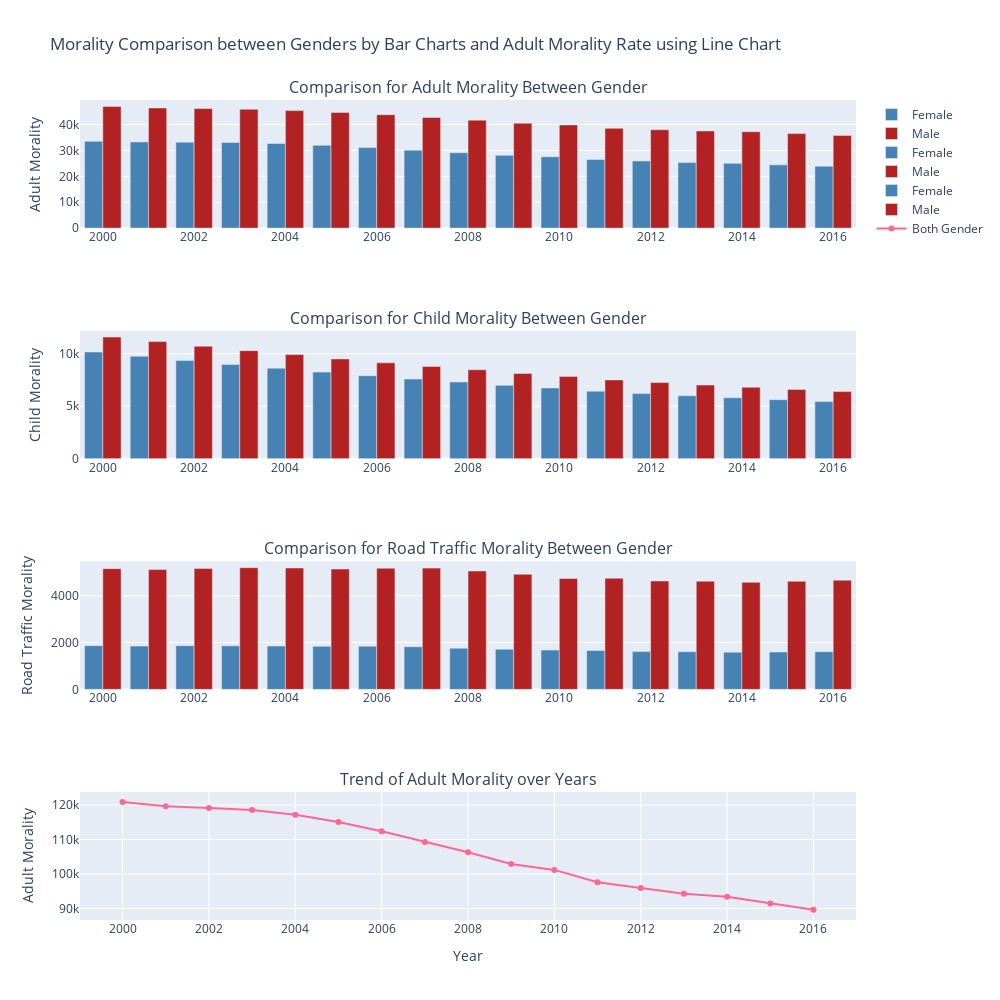

Notebook code for this chart:
### Markdown cell above
Bar charts comparing the Adult morality and all the possible causes over years.

### Code cell
import plotly.graph_objs as go
from plotly.subplots import make_subplots


df_adult_male = df_adult[df_adult['Gender'] == 'Male'].groupby('Period')['NumericValue'].sum()
df_adult_female = df_adult[df_adult['Gender'] == 'Female'].groupby('Period')['NumericValue'].sum()
df_child_male = df_child[df_child['Gender'] == 'Male'].groupby('Period')['NumericValue'].sum()
df_child_female = df_child[df_child['Gender'] == 'Female'].groupby('Period')['NumericValue'].sum()
df_road_male = df_road[df_road['Gender'] == 'Male'].groupby('Period')['NumericValue'].sum()
df_road_female = df_road[df_road['Gender'] == 'Female'].groupby('Period')['NumericValue'].sum()
df_line = df_adult.groupby('Period')['NumericValue'].sum()

colors = ['steelblue','firebrick']


trace1 = go.Bar(
    x=df_adult_female.index,
    y=df_adult_female.values,
    name='Female',
    marker_color=colors[0]
)

trace2 = go.Bar(
    x=df_adult_male.index,
    y=df_adult_male.values,
    name='Male',
    marker_color=colors[1]
)

trace3 = go.Bar(
    x=df_child_female.index,
    y=df_child_female.values,
    name='Female',
    marker_color=colors[0]
)

trace4 = go.Bar(
    x=df_child_male.index,
    y=df_child_male.values,
    name='Male',
    marker_color=colors[1]
)

trace5 = go.Bar(
    x=df_road_female.index,
    y=df_road_female.values,
    name='Female',
    marker_color=colors[0]
)

trace6 = go.Bar(
    x=df_road_male.index,
    y=df_road_male.values,
    name='Male',
    marker_color=colors[1]
)

trace7 = go.Scatter(
    x=df_line.index,
    y=df_line.values,
    name='Both Gender')


fig_1 = make_subplots(rows=4, cols=1,
                          subplot_titles=('Comparison for Adult Morality Between Gender', 
                                          'Comparison for Child Morality Between Gender',
                                          'Comparison for Road Traffic Morality Between Gender',
                                         'Trend of Adult Morality over Years'))


fig_1.append_trace(trace1, 1,1)
fig_1.append_trace(trace2, 1,1)
fig_1.append_trace(trace3, 2, 1)
fig_1.append_trace(trace4,2,1)
fig_1.append_trace(trace5,3,1)
fig_1.append_trace(trace6,3,1)
fig_1.append_trace(trace7,4,1)


# fig.update_xaxes(title_text="Year", row=1, col=1)
# fig.update_xaxes(title_text="Year", row=2, col=1)
# fig.update_xaxes(title_text="Year", row=3, col=1)
fig_1.update_xaxes(title_text="Year", row=4, col=1)

fig_1.update_yaxes(title_text="Adult Morality", row=1, col=1)
fig_1.update_yaxes(title_text="Child Morality", row=2, col=1)
fig_1.update_yaxes(title_text="Road Traffic Morality", row=3, col=1)
fig_1.update_yaxes(title_text="Adult Morality", row=4, col=1)

fig_1.update_layout(title = 'Morality Comparison between Genders by Bar Charts and Adult Morality Rate using Line Chart',
                    height = 1000,width=1000)


fig_1.show()

### Figure 1 — Plotly figure (JSON) as saved in the notebook; plotly's stock layout.template omitted (floating-point values rounded to 4 significant figures)
{"data": [{"marker": {"color": "steelblue"}, "name": "Female", "type": "bar", "x": [2000, 2001, 2002, 2003, 2004, 2005, 2006, 2007, 2008, 2009, 2010, 2011, 2012, 2013, 2014, 2015, 2016], "xaxis": "x", "y": [33510.0, 33310.0, 33190.0, 33110.0, 32690.0, 31990.0, 31100.0, 30110.0, 29140.0, 28110.0, 27580.0, 26520.0, 25940.0, 25310.0, 25020.0, 24430.0, 23910.0], "yaxis": "y"}, {"marker": {"color": "firebrick"}, "name": "Male", "type": "bar", "x": [2000, 2001, 2002, 2003, 2004, 2005, 2006, 2007, 2008, 2009, 2010, 2011, 2012, 2013, 2014, 2015, 2016], "xaxis": "x", "y": [47020.0, 46410.0, 46200.0, 45920.0, 45390.0, 44670.0, 43800.0, 42740.0, 41710.0, 40500.0, 39870.0, 38550.0, 38020.0, 37540.0, 37240.0, 36510.0, 35830.0], "yaxis": "y"}, {"marker": {"color": "steelblue"}, "name": "Female", "type": "bar", "x": [2000, 2001, 2002, 2003, 2004, 2005, 2006, 2007, 2008, 2009, 2010, 2011, 2012, 2013, 2014, 2015, 2016], "xaxis": "x2", "y": [10160.0, 9758.0, 9362.0, 8970.0, 8624.0, 8249.0, 7907.0, 7585.0, 7308.0, 6991.0, 6739.0, 6433.0, 6205.0, 5993.0, 5808.0, 5625.0, 5440.0], "yaxis": "y2"}, {"marker": {"color": "firebrick"}, "name": "Male", "type": "bar", "x": [2000, 2001, 2002, 2003, 2004, 2005, 2006, 2007, 2008, 2009, 2010, 2011, 2012, 2013, 2014, 2015, 2016], "xaxis": "x2", "y": [11590.0, 11150.0, 10720.0, 10290.0, 9913.0, 9505.0, 9130.0, 8777.0, 8470.0, 8121.0, 7840.0, 7505.0, 7252.0, 7015.0, 6806.0, 6601.0, 6395.0], "yaxis": "y2"}, {"marker": {"color": "steelblue"}, "name": "Female", "type": "bar", "x": [2000, 2001, 2002, 2003, 2004, 2005, 2006, 2007, 2008, 2009, 2010, 2011, 2012, 2013, 2014, 2015, 2016], "xaxis": "x3", "y": [1869.0, 1849.0, 1867.0, 1859.0, 1853.0, 1840.0, 1845.0, 1822.0, 1756.0, 1716.0, 1678.0, 1660.0, 1613.0, 1608.0, 1588.0, 1599.0, 1608.0], "yaxis": "y3"}, {"marker": {"color": "firebrick"}, "name": "Male", "type": "bar", "x": [2000, 2001, 2002, 2003, 2004, 2005, 2006, 2007, 2008, 2009, 2010, 2011, 2012, 2013, 2014, 2015, 2016], "xaxis": "x3", "y": [5157.0, 5120.0, 5160.0, 5200.0, 5187.0, 5142.0, 5176.0, 5181.0, 5058.0, 4918.0, 4739.0, 4749.0, 4631.0, 4622.0, 4573.0, 4618.0, 4667.0], "yaxis": "y3"}, {"name": "Both Gender", "type": "scatter", "x": [2000, 2001, 2002, 2003, 2004, 2005, 2006, 2007, 2008, 2009, 2010, 2011, 2012, 2013, 2014, 2015, 2016], "xaxis": "x4", "y": [120900.0, 119600.0, 119100.0, 118600.0, 117200.0, 115000.0, 112400.0, 109300.0, 106300.0, 102900.0, 101200.0, 97610.0, 95970.0, 94300.0, 93420.0, 91430.0, 89630.0], "yaxis": "y4"}], "layout": {"annotations": [{"font": {"size": 16}, "showarrow": false, "text": "Comparison for Adult Morality Between Gender", "x": 0.5, "xanchor": "center", "xref": "paper", "y": 1, "yanchor": "bottom", "yref": "paper"}, {"font": {"size": 16}, "showarrow": false, "text": "Comparison for Child Morality Between Gender", "x": 0.5, "xanchor": "center", "xref": "paper", "y": 0.7188, "yanchor": "bottom", "yref": "paper"}, {"font": {"size": 16}, "showarrow": false, "text": "Comparison for Road Traffic Morality Between Gender", "x": 0.5, "xanchor": "center", "xref": "paper", "y": 0.4375, "yanchor": "bottom", "yref": "paper"}, {"font": {"size": 16}, "showarrow": false, "text": "Trend of Adult Morality over Years", "x": 0.5, "xanchor": "center", "xref": "paper", "y": 0.1562, "yanchor": "bottom", "yref": "paper"}], "height": 1000, "title": {"text": "Morality Comparison between Genders by Bar Charts and Adult Morality Rate using Line Chart"}, "width": 1000, "xaxis": {"anchor": "y", "domain": [0, 1]}, "xaxis2": {"anchor": "y2", "domain": [0, 1]}, "xaxis3": {"anchor": "y3", "domain": [0, 1]}, "xaxis4": {"anchor": "y4", "domain": [0, 1], "title": {"text": "Year"}}, "yaxis": {"anchor": "x", "domain": [0.8438, 1], "title": {"text": "Adult Morality"}}, "yaxis2": {"anchor": "x2", "domain": [0.5625, 0.7188], "title": {"text": "Child Morality"}}, "yaxis3": {"anchor": "x3", "domain": [0.2812, 0.4375], "title": {"text": "Road Traffic Morality"}}, "yaxis4": {"anchor": "x4", "domain": [0, 0.1562], "title": {"text": "Adult Morality"}}}}
